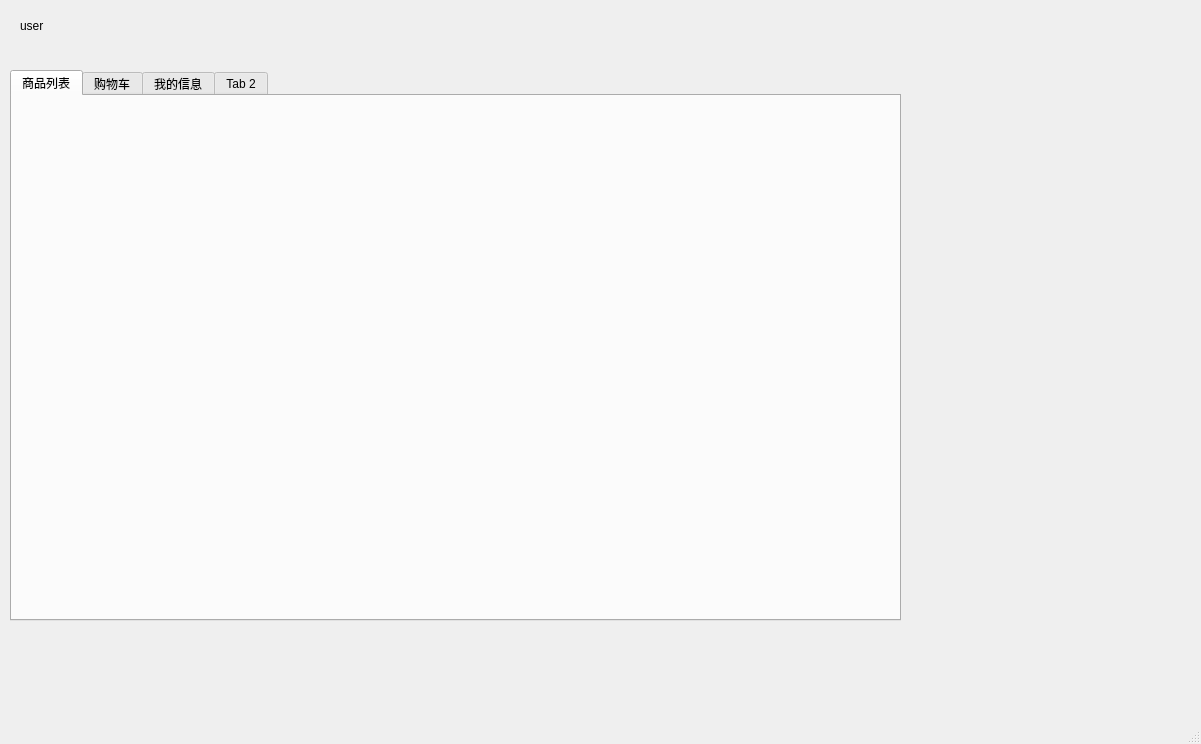
<?xml version="1.0" encoding="UTF-8"?>
<ui version="4.0">
 <class>UserView</class>
 <widget class="QMainWindow" name="UserView">
  <property name="enabled">
   <bool>true</bool>
  </property>
  <property name="geometry">
   <rect>
    <x>0</x>
    <y>0</y>
    <width>1201</width>
    <height>744</height>
   </rect>
  </property>
  <property name="windowTitle">
   <string>MainWindow</string>
  </property>
  <widget class="QWidget" name="centralwidget">
   <widget class="QTabWidget" name="tabWidget">
    <property name="enabled">
     <bool>true</bool>
    </property>
    <property name="geometry">
     <rect>
      <x>10</x>
      <y>70</y>
      <width>891</width>
      <height>551</height>
     </rect>
    </property>
    <property name="whatsThis">
     <string>&lt;html&gt;&lt;head/&gt;&lt;body&gt;&lt;p&gt;购物车&lt;/p&gt;&lt;/body&gt;&lt;/html&gt;</string>
    </property>
    <property name="currentIndex">
     <number>0</number>
    </property>
    <widget class="QWidget" name="commodity">
     <attribute name="title">
      <string>商品列表</string>
     </attribute>
    </widget>
    <widget class="QWidget" name="shoppingcart">
     <attribute name="title">
      <string>购物车</string>
     </attribute>
    </widget>
    <widget class="QWidget" name="bindCard">
     <attribute name="title">
      <string>我的信息</string>
     </attribute>
    </widget>
    <widget class="QWidget" name="myinfo">
     <property name="whatsThis">
      <string>&lt;html&gt;&lt;head/&gt;&lt;body&gt;&lt;p&gt;页面&lt;/p&gt;&lt;/body&gt;&lt;/html&gt;</string>
     </property>
     <attribute name="title">
      <string>Tab 2</string>
     </attribute>
    </widget>
   </widget>
   <widget class="QLabel" name="user">
    <property name="geometry">
     <rect>
      <x>20</x>
      <y>10</y>
      <width>151</width>
      <height>31</height>
     </rect>
    </property>
    <property name="text">
     <string>user</string>
    </property>
    <property name="textFormat">
     <enum>Qt::PlainText</enum>
    </property>
   </widget>
  </widget>
  <widget class="QMenuBar" name="menubar">
   <property name="geometry">
    <rect>
     <x>0</x>
     <y>0</y>
     <width>1201</width>
     <height>26</height>
    </rect>
   </property>
  </widget>
  <widget class="QStatusBar" name="statusbar"/>
 </widget>
 <resources/>
 <connections/>
</ui>
